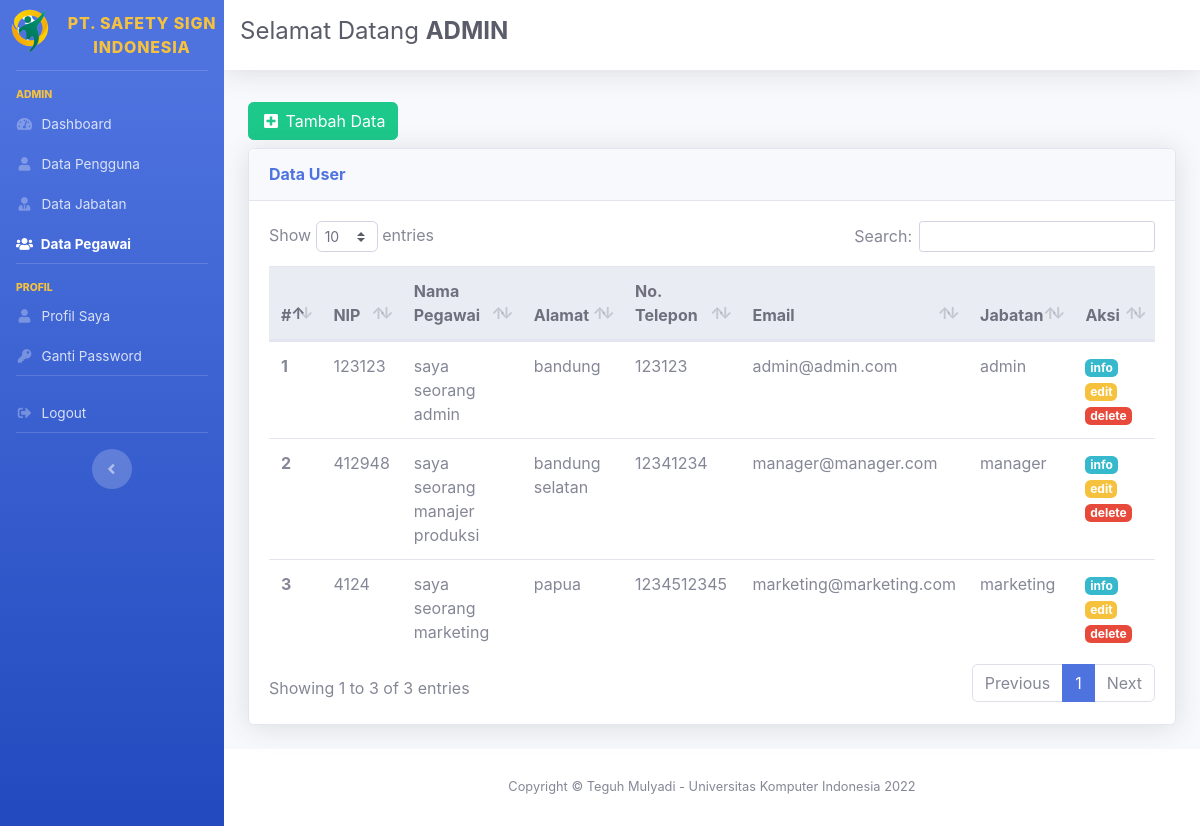
/admin/index.php?menu=pegawai&action=tampil (signed in), run on an earlier commit of the app's database.
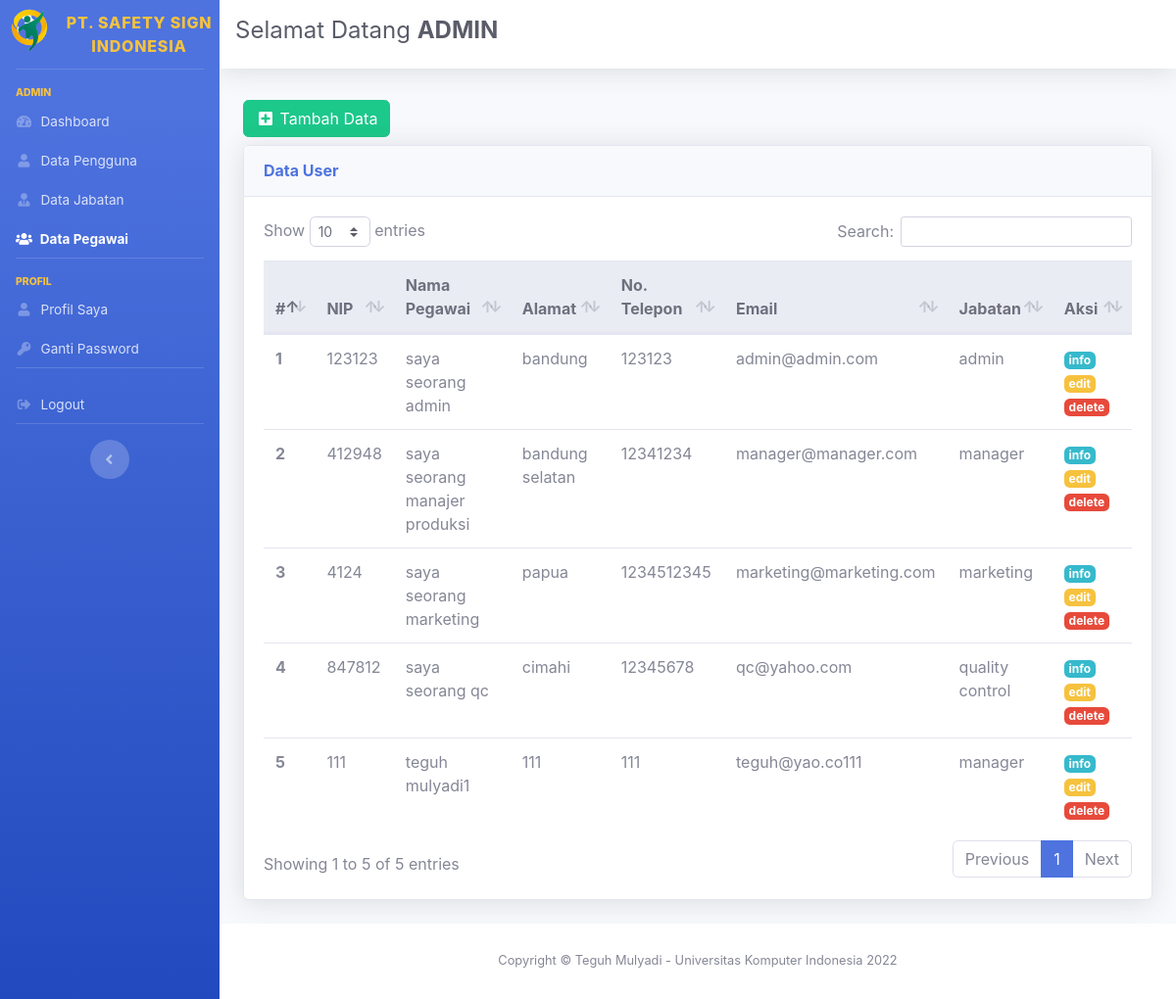
And on a later commit of the database.
### tables this page shows
CREATE TABLE `tbl_pegawai` (
  `id_pegawai` int(11) NOT NULL,
  `nip` varchar(20) NOT NULL,
  `nama_pegawai` varchar(128) NOT NULL,
  `alamat` text NOT NULL,
  `no_telepon` varchar(13) NOT NULL,
  `email` varchar(128) NOT NULL,
  `tempat_lahir` varchar(50) NOT NULL,
  `tgl_lahir` date NOT NULL,
  `id_jabatan` int(11) NOT NULL
);

CREATE TABLE `tbl_jabatan` (
  `id_jabatan` int(11) NOT NULL,
  `nama_jabatan` varchar(50) NOT NULL
);

### admin/tampil_data_pegawai.php (the view)
<?php
include 'config.php';
$sql = "SELECT * FROM tbl_pegawai JOIN tbl_jabatan ON tbl_pegawai.id_jabatan=tbl_jabatan.id_jabatan";
$hasil = mysqli_query($con, $sql);
?>
    <a href="?menu=pegawai&action=tambah" class="btn btn-success my-2">
        <i class="fas fa-fw fa-plus-square"></i>
        <span>Tambah Data</span>
    </a>
<div class="card shadow mb-4">
    <div class="card-header py-3">
        <h6 class="m-0 font-weight-bold text-primary">Data User</h6>
    </div>
    <div class="card-body">
        <div class="table-responsive">
            <table class="table table-hover" id="dataTable" width="100%" cellspacing="0">
                <thead class="thead-light">
                    <tr>
                        <th>#</th>
                        <th>NIP</th>
                        <th>Nama Pegawai</th>
                        <th>Alamat</th>
                        <th>No. Telepon</th>
                        <th>Email</th>
                        <th>Jabatan</th>
                        <th>Aksi</th>
                    </tr>
                </thead>
                <tbody>
                    <?php
                    $i = 1;
             while ($row = mysqli_fetch_assoc($hasil)) {
                        ?>
                        <tr>
                            <th scope="row"><?= $i++ ?></th>
                            <td><?= $row['nip']; ?></td>
                            <td><?= $row['nama_pegawai']; ?></td>
                            <td><?= $row['alamat']; ?></td>
                            <td><?= $row['no_telepon']; ?></td>
                            <td><?= $row['email']; ?></td>
                            <td><?= $row['nama_jabatan']; ?></td>
                            <td>
                                <a href="?menu=pegawai&action=detail&id=<?= $row['id_pegawai'] ?>" class="badge badge-info">info</a>
                                <a href="?menu=pegawai&action=edit&id=<?= $row['id_pegawai'] ?>" class="badge badge-warning">edit</a>
                                <a href="proses_delete_data_pegawai.php?id=<?= $row['id_pegawai'] ?>" class="badge badge-danger" onclick="return confirm('Yakin delete?');">delete</a>
                            </td>
                        </tr>
                    <?php }
                ?>
                </tbody>
            </table>
        </div>
    </div>
</div>

What changed in the data, as far as the page shows it:
now on this page (row unchanged): tbl_pegawai: nip "847812", nama_pegawai "saya seorang qc", alamat "cimahi", no_telepon "12345678", email "qc@yahoo.com", id_jabatan.nama_jabatan "quality control"
added tbl_pegawai: nip "111", nama_pegawai "teguh mulyadi1", alamat "111", no_telepon "111", email "teguh@yao.co111", id_jabatan.nama_jabatan "manager"
Also different on the page:
text written by a page script: "Show entries Search: Showing 1 to 3 of 3 entries Previous 1 Next" → "Show entries Search: Showing 1 to 5 of 5 entries Previous 1 Next"
